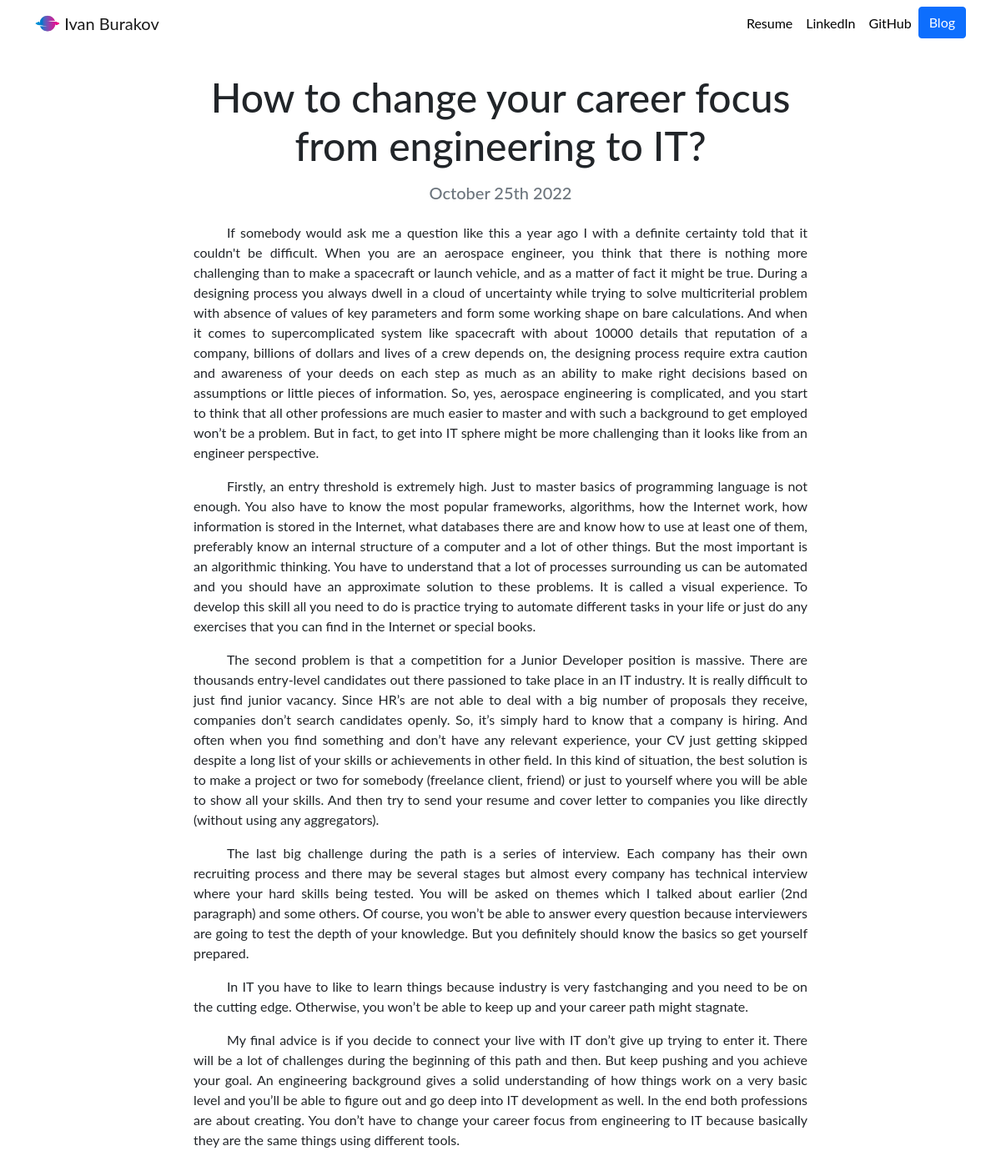
The page /blog/1/ on the database as committed earlier.
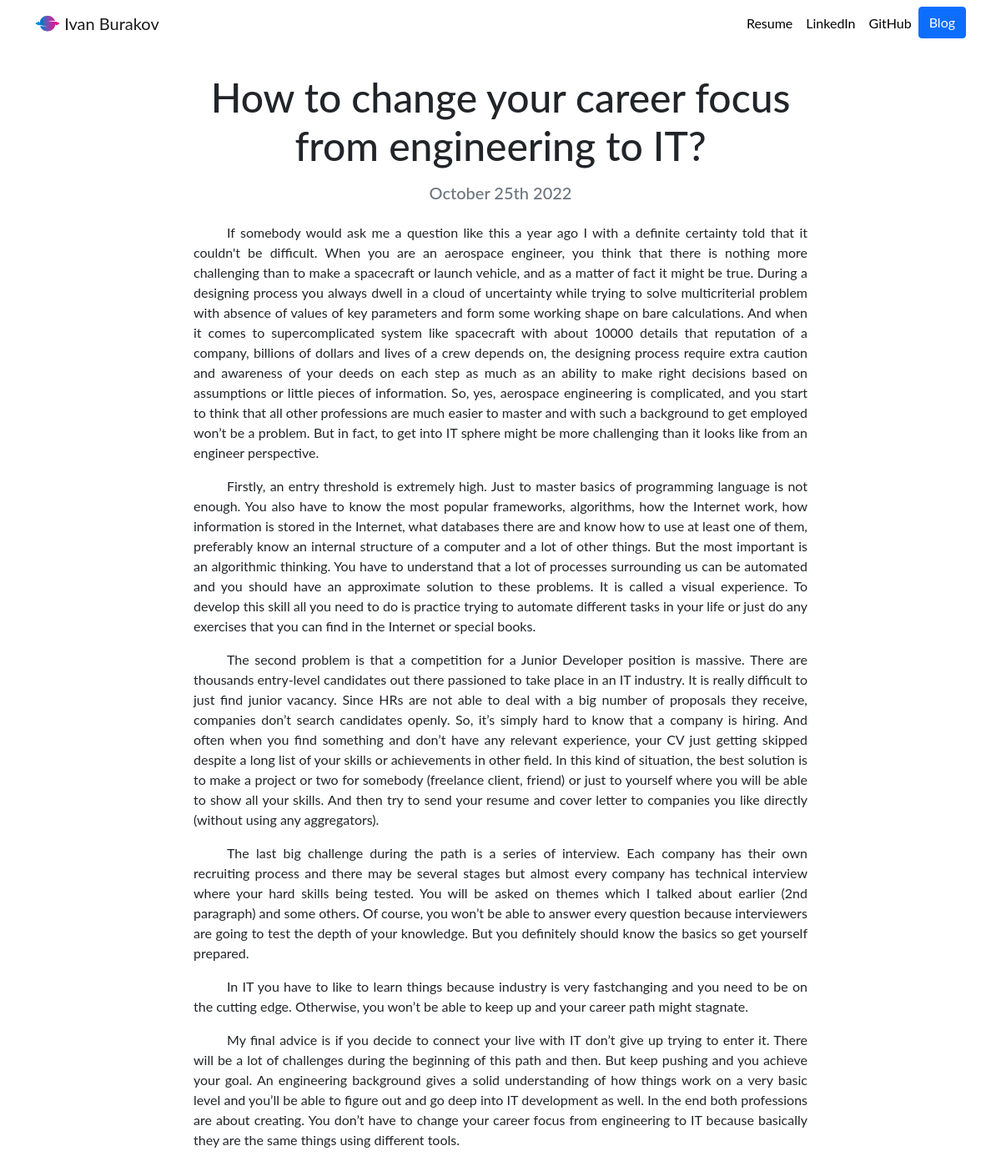
The same page on the database as committed later.
### blog/models.py (models this page shows, shortened)
class Blog(models.Model):
    title = models.CharField(max_length=200)
    date = models.DateField(auto_now_add = True)
    description = models.TextField()

### blog/views.py (the view)
# urls.py: path('<int:blog_id>/', views.detail, name = 'detail'),
def detail(request, blog_id):
    blog = get_object_or_404(Blog, pk = blog_id)
    return render(request, 'blog/detail.html', {'blog': blog})

### blog/templates/blog/detail.html
{% extends 'portfolio/head.html' %}
{% load static %}
{% block content %}
<div class="row justify-content-center my-3">
  <div class="col-md-8">
    <h1 class="text-center mb-3 mt-3" id="blogdetailtitle">{{ blog.title }}</h1>
    <h5 class="text-center text-muted mb-4">{{ blog.date|date:'F jS Y' }}</h5>
    <p align="justify">{{ blog.description|safe }}</p>
  </div>
</div>
{% endblock %}

Rows that differ between the two databases and show on the page:
changed Blog "How to change your career focus from engineering to IT?": description "…find junior vacancy. Since HR’s are not able to…" → "…find junior vacancy. Since HRs are not able to…"
